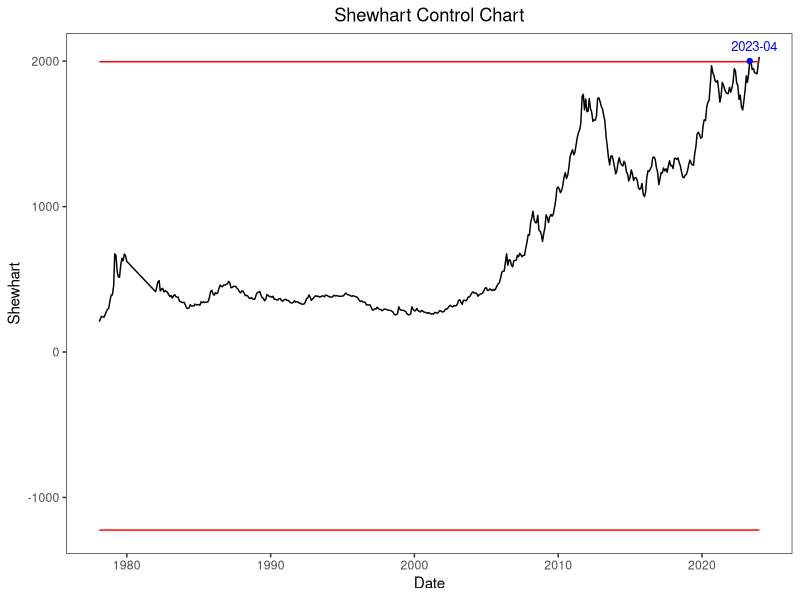

The R source for this figure:
library(readr)
library(ggplot2)

# Load data
Golden <- read_csv("price.csv")
price <- Golden$price
Date <- as.Date(Golden$Date)

x <- price
mu <- mean(x[1:337])
sigma <- sd(x)
n <- length(x)

# set parameter
q <- 0
alpha <- 1
L <- 3

# weight of shewhart
wt = vj = c()
for(i in 1:n) {
  wt[i] <- q^((i-1)^alpha)-q^(i^alpha)
}
for(j in 1:n) {
  vj[j] <- sum(wt[1:j]*wt[1:j])*(sigma^2)
}

# compute statistic of shewhart, UCL and LCL
shewhart = ucl = lcl = c()
for(j in 1:n) {
  zsum <- sum(wt[1:j]*x[j:1]) + mu*(q^(j^alpha))
  shewhart[j] <- zsum
  ucl[j] <- mu + L*sqrt(vj[j])
  lcl[j] <- mu - L*sqrt(vj[j])
}

# Find the first index that exceeds the control limit
exceed_indices <- which(shewhart > ucl)[1]

shewhart_df <- data.frame(Date = Date, Shewhart = shewhart, UCL = ucl, LCL = lcl)

# plot result
ggplot(shewhart_df, aes(x = Date)) +
  geom_line(aes(y = Shewhart), color = "black") +
  geom_line(aes(y = UCL), color = "red", linetype = "solid") +
  geom_line(aes(y = LCL), color = "red", linetype = "solid") +
  labs(x = "Date", y = "Shewhart", title = "Shewhart Control Chart") +
  theme_bw() + 
  theme(panel.grid = element_blank()) +
  theme(plot.title = element_text(hjust = 0.5)) +
  geom_point(data = shewhart_df[exceed_indices, ], aes(x = Date, y = Shewhart), color = "blue", size = 1.5) +
  geom_text(data = shewhart_df[exceed_indices, ], aes(x = Date, y = Shewhart, label = format(Date, "%Y-%m")), vjust = -1, hjust = 0.4, color = "blue", size = 3.3)
